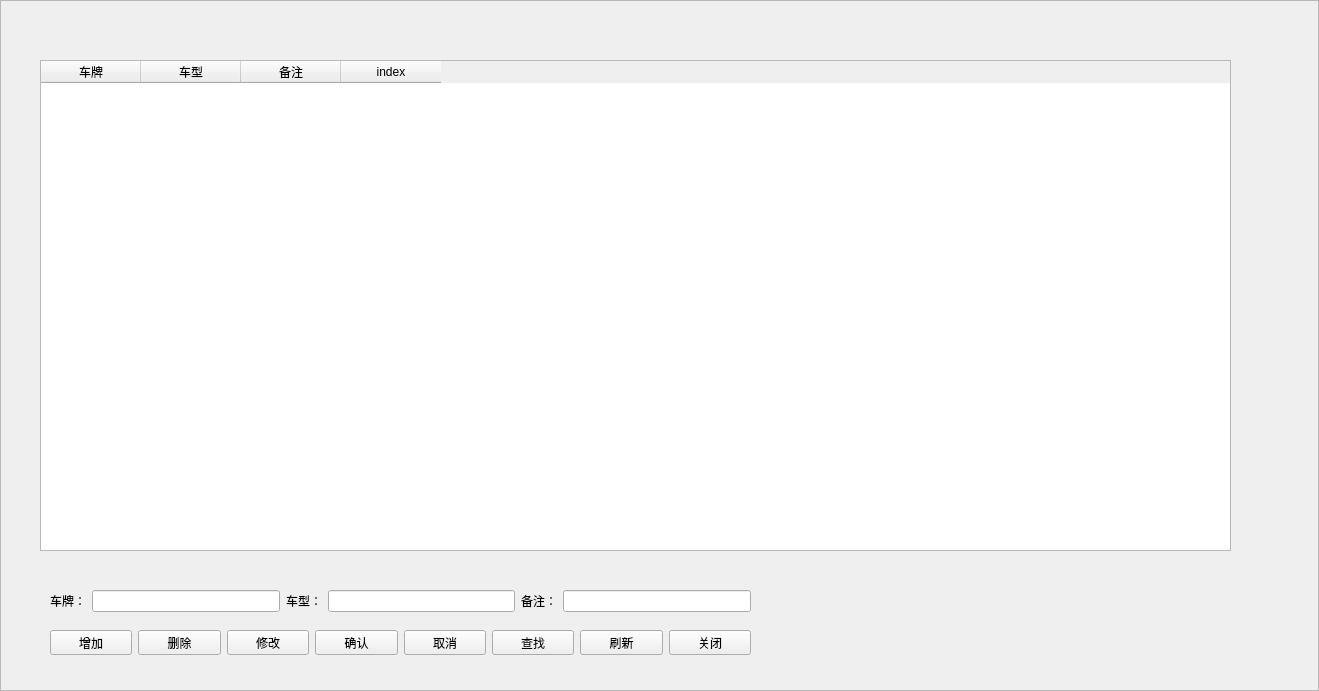
<?xml version="1.0" encoding="UTF-8"?>
<ui version="4.0">
 <class>NewCBlacklist</class>
 <widget class="QFrame" name="NewCBlacklist">
  <property name="geometry">
   <rect>
    <x>0</x>
    <y>0</y>
    <width>1319</width>
    <height>691</height>
   </rect>
  </property>
  <property name="windowTitle">
   <string>黑名单</string>
  </property>
  <property name="styleSheet">
   <string notr="true">background-image:url(D:/WinParkUI/debug/Image/NewIcon/CommonBigBG-normal.jpg);</string>
  </property>
  <property name="frameShape">
   <enum>QFrame::StyledPanel</enum>
  </property>
  <property name="frameShadow">
   <enum>QFrame::Raised</enum>
  </property>
  <widget class="QWidget" name="widget" native="true">
   <property name="geometry">
    <rect>
     <x>40</x>
     <y>60</y>
     <width>1201</width>
     <height>621</height>
    </rect>
   </property>
   <property name="styleSheet">
    <string notr="true">background-image:url(none);</string>
   </property>
   <widget class="QTableWidget" name="tableBlacklist">
    <property name="geometry">
     <rect>
      <x>0</x>
      <y>0</y>
      <width>1191</width>
      <height>491</height>
     </rect>
    </property>
    <property name="styleSheet">
     <string notr="true">background-image:url(none);</string>
    </property>
    <column>
     <property name="text">
      <string>车牌</string>
     </property>
    </column>
    <column>
     <property name="text">
      <string>车型</string>
     </property>
    </column>
    <column>
     <property name="text">
      <string>备注</string>
     </property>
    </column>
    <column>
     <property name="text">
      <string>index</string>
     </property>
    </column>
   </widget>
   <widget class="QWidget" name="widget_2" native="true">
    <property name="geometry">
     <rect>
      <x>0</x>
      <y>500</y>
      <width>1191</width>
      <height>111</height>
     </rect>
    </property>
    <property name="styleSheet">
     <string notr="true">background-image:url(none);</string>
    </property>
    <widget class="QWidget" name="layoutWidget">
     <property name="geometry">
      <rect>
       <x>10</x>
       <y>70</y>
       <width>701</width>
       <height>25</height>
      </rect>
     </property>
     <property name="styleSheet">
      <string notr="true">background-image:url(none);</string>
     </property>
     <layout class="QHBoxLayout" name="horizontalLayout">
      <item>
       <widget class="QPushButton" name="btnAdd">
        <property name="styleSheet">
         <string notr="true">background-image:url(none);</string>
        </property>
        <property name="text">
         <string>增加</string>
        </property>
       </widget>
      </item>
      <item>
       <widget class="QPushButton" name="btnDelete">
        <property name="styleSheet">
         <string notr="true">background-image:url(none);</string>
        </property>
        <property name="text">
         <string>删除</string>
        </property>
       </widget>
      </item>
      <item>
       <widget class="QPushButton" name="btnModify">
        <property name="styleSheet">
         <string notr="true">background-image:url(none);</string>
        </property>
        <property name="text">
         <string>修改</string>
        </property>
       </widget>
      </item>
      <item>
       <widget class="QPushButton" name="btnOk">
        <property name="styleSheet">
         <string notr="true">background-image:url(none);</string>
        </property>
        <property name="text">
         <string>确认</string>
        </property>
       </widget>
      </item>
      <item>
       <widget class="QPushButton" name="btnCancel">
        <property name="styleSheet">
         <string notr="true">background-image:url(none);</string>
        </property>
        <property name="text">
         <string>取消</string>
        </property>
       </widget>
      </item>
      <item>
       <widget class="QPushButton" name="btnLocation">
        <property name="text">
         <string>查找</string>
        </property>
       </widget>
      </item>
      <item>
       <widget class="QPushButton" name="btnRefresh">
        <property name="text">
         <string>刷新</string>
        </property>
       </widget>
      </item>
      <item>
       <widget class="QPushButton" name="btnMinimalize">
        <property name="styleSheet">
         <string notr="true">background-image:url(none);</string>
        </property>
        <property name="text">
         <string>关闭</string>
        </property>
       </widget>
      </item>
     </layout>
    </widget>
    <widget class="QWidget" name="layoutWidget">
     <property name="geometry">
      <rect>
       <x>10</x>
       <y>30</y>
       <width>701</width>
       <height>22</height>
      </rect>
     </property>
     <property name="styleSheet">
      <string notr="true">background-image:url(none);</string>
     </property>
     <layout class="QHBoxLayout" name="horizontalLayout_2">
      <item>
       <widget class="QLabel" name="label">
        <property name="styleSheet">
         <string notr="true">background-image:url(none);</string>
        </property>
        <property name="text">
         <string>车牌：</string>
        </property>
       </widget>
      </item>
      <item>
       <widget class="QLineEdit" name="edtName">
        <property name="styleSheet">
         <string notr="true">background-image:url(none);</string>
        </property>
       </widget>
      </item>
      <item>
       <widget class="QLabel" name="label_2">
        <property name="styleSheet">
         <string notr="true">background-image:url(none);</string>
        </property>
        <property name="text">
         <string>车型：</string>
        </property>
       </widget>
      </item>
      <item>
       <widget class="QLineEdit" name="edtType">
        <property name="styleSheet">
         <string notr="true">background-image:url(none);</string>
        </property>
       </widget>
      </item>
      <item>
       <widget class="QLabel" name="label_4">
        <property name="styleSheet">
         <string notr="true">background-image:url(none);</string>
        </property>
        <property name="text">
         <string>备注：</string>
        </property>
       </widget>
      </item>
      <item>
       <widget class="QLineEdit" name="edtExplain">
        <property name="styleSheet">
         <string notr="true">background-image:url(none);</string>
        </property>
       </widget>
      </item>
     </layout>
    </widget>
    <widget class="QLabel" name="lblID">
     <property name="geometry">
      <rect>
       <x>10</x>
       <y>90</y>
       <width>54</width>
       <height>12</height>
      </rect>
     </property>
     <property name="text">
      <string/>
     </property>
    </widget>
   </widget>
  </widget>
  <widget class="QLabel" name="lblTitle">
   <property name="geometry">
    <rect>
     <x>30</x>
     <y>5</y>
     <width>141</width>
     <height>21</height>
    </rect>
   </property>
   <property name="font">
    <font>
     <weight>75</weight>
     <bold>true</bold>
    </font>
   </property>
   <property name="styleSheet">
    <string notr="true">background-image:url(none);
color: rgb(170, 0, 0);</string>
   </property>
   <property name="text">
    <string/>
   </property>
  </widget>
  <widget class="QLabel" name="lblClose">
   <property name="geometry">
    <rect>
     <x>1350</x>
     <y>7</y>
     <width>30</width>
     <height>15</height>
    </rect>
   </property>
   <property name="text">
    <string/>
   </property>
  </widget>
 </widget>
 <resources/>
 <connections/>
</ui>
